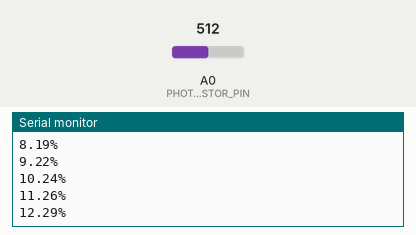
Recording of a sketch running on a simulated Arduino Uno, built with avr-gcc and run on an emulated ATmega328P. Parts: the last lines printed to the serial monitor. Inputs (shaded band) come from the test bench; at power-on: A0 (PHOTORESISTOR_PIN) = 512.

Above: at 1.2 s.
1.3 s: A0 (PHOTORESISTOR_PIN) set to 716
At 1.31 s:
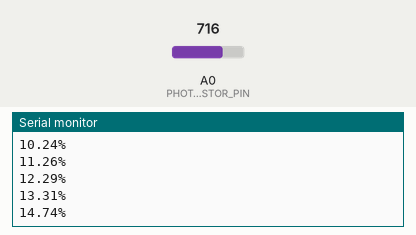
2.8 s: A0 (PHOTORESISTOR_PIN) set to 900
At 7.6 s:
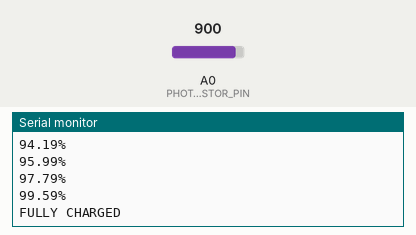
Timing chart, 0 to 9.1 s (numbered marks = the images above; inputs shaded):
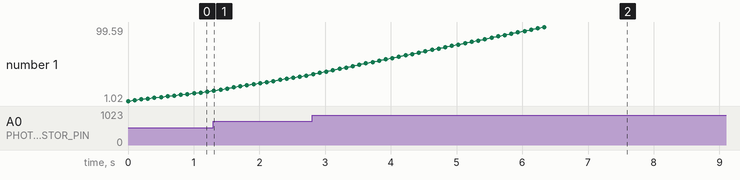

The sketch:

keep-an-eye.ino
```cpp
#include "Arduino.h"

const byte PHOTORESISTOR_PIN = A0;  // Photoresistor analog pin

const unsigned int BATTERY_CAPACITY = 50000;

void setup() {
  pinMode(PHOTORESISTOR_PIN, INPUT);

  Serial.begin(9600);
}

unsigned int battery_level = 0;

void loop() {

  if (battery_level < BATTERY_CAPACITY) {
    battery_level += analogRead(PHOTORESISTOR_PIN);
    battery_level = min(battery_level, BATTERY_CAPACITY);

    printBatteryChargeLevel();
  }

  delay(100);
}

void printBatteryChargeLevel() {
  if (battery_level < BATTERY_CAPACITY) {
    Serial.print(((double)battery_level / (double)BATTERY_CAPACITY) * 100);
    Serial.println("%");
  } else {
    Serial.println("FULLY CHARGED");
  }
}
```

Measured:
- after the input at 1.3 s, the serial monitor: prints a new line at once (image 1)
- after the input at 2.8 s, the serial monitor: prints a new line at once (image 2)
- plotted number 1: 13.31 → 34.79 after the input at 1.3 s, 34.79 → 99.59 after the input at 2.8 s
